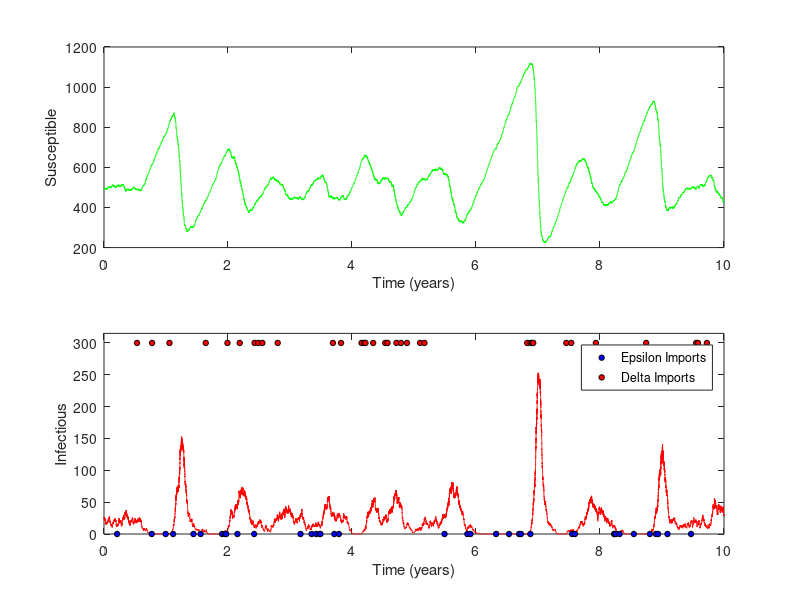

MATLAB code for this plot:
function [t,X,Y,Z] = Program_6_4(beta,gamma,mu,epsilon,delta,X0,Y0,N0,MaxTime)
%
% 
% Program_6_4( beta, gamma, mu, epsilon, delta, X0, Y0, N0, MaxTime)
%      This is the MATLAB version of program 6.6 from page 210 of 
% "Modeling Infectious Disease in humans and animals" 
% by Keeling & Rohani.
% 
% It is the SIR model (including births and deaths) with full 
% (event-driven) demographic stochasticity. Two forms of imports (governed
% by the parameters epsilon and delta) are implemented.
%
% This is a more complex stochastic model as 8 events are
% possible: infection, recovery, birth, death of susceptible, death of
% infected, death of recovered and two forms of imports
%
% Note: by default we are using a very small population size to highlight
% the stochasticity.

% Sets up default parameters if necessary.
if nargin == 0
   beta=1;
   gamma=1/10.0;
   mu=5e-4;
   N0=5000;
   delta=0.01;
   epsilon=delta*10/N0;
   
   
   Y0=ceil(mu*N0/gamma);
   X0=floor(gamma*N0/beta);
   
   MaxTime=10*365;
end

% Checks all the parameters are valid
if X0<=0 
    error('Initial number of susceptibles (%g) is less than or equal to zero',X0);
end

if Y0<=0 
    error('Initial number of infecteds (%g) is less than or equal to zero',Y0);
end

if N0<=0 
    error('Initial population size (%g) is less than or equal to zero',N0);
end

if beta<=0 
    error('Transmission rate beta0 (%g) is less than or equal to zero',beta0);
end

if gamma<=0 
    error('Recovery rate gamma (%g) is less than or equal to zero',gamma);
end

if mu<=0 
    error('Brith and Death rate mu (%g) is less than or equal to zero',mu);
end

if epsilon<0 
    error('Import rate epsilon (%g) is less than zero',epsilon);
end

if delta<0 
    error('Import rate delta (%g) is less than zero',delta);
end
  
if MaxTime<=0 
    error('Maximum run time (%g) is less than or equal to zero',MaxTime);
end

if X0+Y0>N0
    warning('Initial level of suceptibles + infecteds (%g + %g = %g) is greater than population size (%g)',X0,Y0,X0+Y0,N0);
end


Z0=N0-X0-Y0;

% The main iteration 

[t, epsilonT, deltaT, pop]=Stoch_Iteration([0 MaxTime],[X0 Y0 Z0],[beta gamma mu epsilon delta N0]);

T=t/365; X=pop(:,1); Y=pop(:,2); Z=pop(:,3);

% plots the graphs with scaled colours
subplot(2,1,1)
h=plot(T,X,'-g');
set(gca,'XLim',[0 max(T)]);
xlabel 'Time (years)';
ylabel 'Susceptible'

subplot(2,1,2)
h=plot(T,Y,'-r');
Q=get(gca,'YLim');
hold on
m=find(epsilonT>0);
h1=plot([-1000 T(m)],0,'ok'); set(h1,'MarkerFaceColor','b','MarkerSize',4);
m=find(deltaT>0);
h2=plot([-1000 T(m)],Q(2),'ok'); set(h2,'MarkerFaceColor','r','MarkerSize',4);
hold off
axis([0 max(T) 0 Q(2)*1.05]);
legend([h1(1) h2(1)],'Epsilon Imports','Delta Imports');
xlabel 'Time (years)';
ylabel 'Infectious'





% Do the iterations using the full event driven stochastic methodology
% This is a relatively general version of the event-driven methodology know
% as Gillespie's Direct Algorithm
function [T,ET,DT,P]=Stoch_Iteration(Time,Initial,Parameters)

X=Initial(1); Y=Initial(2); Z=Initial(3);
T=0; ET=0; DT=0; P(1,:)=[X Y Z];
old=[X Y Z];

loop=1;
while (T(loop)<Time(2))  
    [step,et,dt,new]=Iterate(old,Parameters);
    loop=loop+1;
    T(loop)=T(loop-1)+step;
    P(loop,:)=old;
    loop=loop+1;
    T(loop)=T(loop-1);
    P(loop,:)=new; old=new;
    ET(loop)=et; DT(loop)=dt;
    
    if loop>=length(T)
        T(loop*2)=0;
        P(loop*2,:)=0;
        ET(loop*2)=0;
        DT(loop*2)=0;
    end
end

T=T(1:loop); P=P(1:loop,:); ET=ET(1:loop); DT=DT(1:loop);


% Do the actual iteration step
function [step, et, dt, new_value]=Iterate(old, Parameters);

beta=Parameters(1); gamma=Parameters(2); mu=Parameters(3); 
epsilon=Parameters(4); delta=Parameters(5);
N=Parameters(6);
X=old(1); Y=old(2); Z=old(3);

Rate(1) = beta*X*Y/N;  Change(1,:)=[-1 +1 0];
Rate(2) = gamma*Y;  Change(2,:)=[0 -1 +1];
Rate(3) = mu*N;  Change(3,:)=[+1 0 0];
Rate(4) = mu*X;  Change(4,:)=[-1 0 0];
Rate(5) = mu*Y;  Change(5,:)=[0 -1 0];
Rate(6) = mu*Z;  Change(6,:)=[0 0 -1];
Rate(7) = epsilon*X;  Change(7,:)=[-1 +1 0];
Rate(8) = delta;  Change(8,:)=[0 +1 0];

R1=rand(1,1);
R2=rand(1,1);

step = -log(R2)/(sum(Rate));

% find which event to do
m=min(find(cumsum(Rate)>=R1*sum(Rate)));

new_value=old+Change(m,:);

dt=0; et=0;

if m==7
    et=1;
end
if m==8
    dt=1;
end